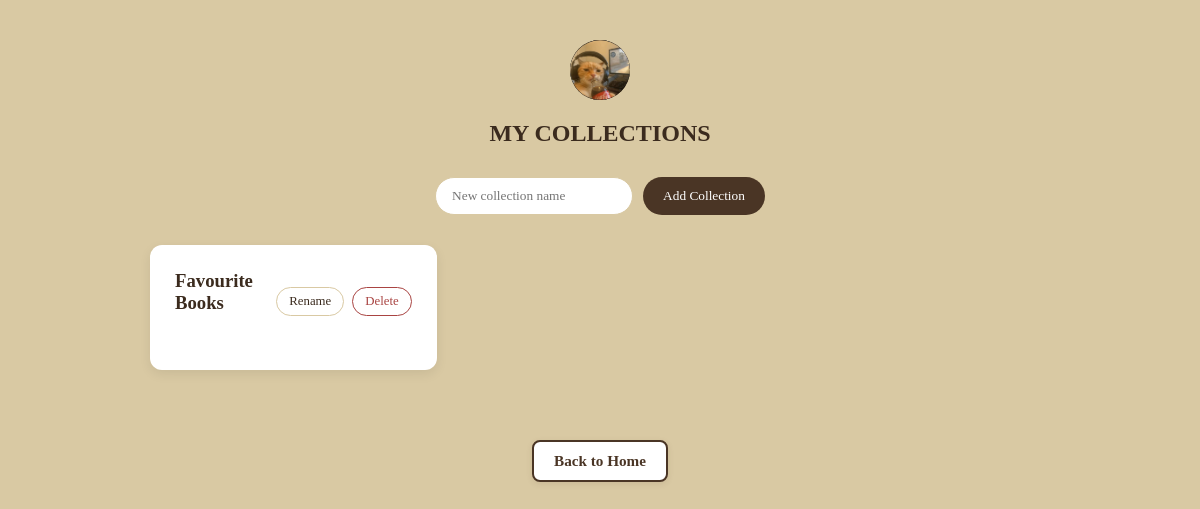
The page /collections/ (signed in) on the database as committed earlier.
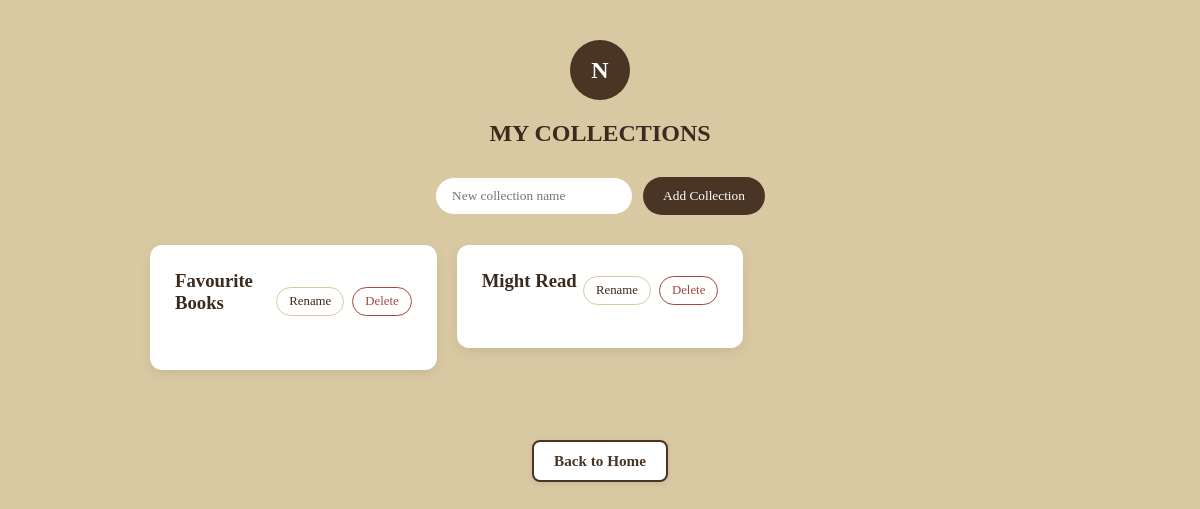
The same page on the database as committed later.
### catalog/models.py (models this page shows, shortened)
class UserProfile(models.Model):
    user = models.OneToOneField(User, on_delete=models.CASCADE)
    full_name = models.CharField(max_length=150, blank=True)
    bio = models.TextField(blank=True)
    profile_picture = models.ImageField(upload_to='profile_pics/', blank=True, null=True)
    is_verified = models.BooleanField(default=False)
    verification_token = models.CharField(max_length=100, blank=True, null=True)

class Shelf(models.Model):
    shelf_id = models.AutoField(primary_key=True)
    shelf_name = models.CharField(max_length=100)
    user = models.ForeignKey(User, on_delete=models.CASCADE, related_name='shelves')

### catalog/views.py (the view)
# urls.py: path('collections/', views.collections, name='collections'),
@login_required(login_url='login')
def collections(request):
    my_collections = Shelf.objects.filter(user=request.user)
    profile = UserProfile.objects.get_or_create(user=request.user)[0]
    context = {
        'collections': my_collections,
        'username': request.user.username,
        'profile': profile,
    }
    return render(request, 'catalog/collections.html', context)

### catalog/templates/catalog/collections.html (shortened to what this page needs)
<!DOCTYPE html>
<html lang="en">
<head>
    {% load static %}
    <link rel="stylesheet" href="{% static 'catalog/shelves.css' %}">
</head>
<body class="shelves-background">
    <div class="shelves-header">
    {% if profile.profile_picture %}
    <img src="{{ profile.profile_picture.url }}" class="avatar-circle" alt="Profile Picture">
    {% else %}
        <div class="avatar-circle">{{ username.0|upper }}</div>
    {% endif %}
        <h2>MY COLLECTIONS</h2>
    </div>
    <form action="{% url 'add_shelf' %}" method="POST" class="add-shelf-form">
        <input type="text" name="shelf_name" placeholder="New collection name" required>
        <button type="submit" class="submit-btn">Add Collection</button>
    </form>
    <div class="shelves-list">
        {% for collection in collections %}
            <div class="shelf-card" style="cursor: pointer;" onclick="location.href=`{% url 'collection_detail' collection.shelf_id %}`">
                <div class="shelf-header">
                    <h3>{{ collection.shelf_name }}</h3>
                    <div class="shelf-actions" onclick="event.stopPropagation();">
                        <button class="rename-toggle" type="button" onclick="toggleRename('{{ collection.shelf_id }}')">Rename</button>
                        <form action="{% url 'delete_shelf' %}" method="POST" style="display:inline;" onsubmit="return confirm('Delete this collection?');">
                            <button type="submit" class="delete-btn">Delete</button>
                        </form>
                    </div>
                </div>
            </div>
        {% empty %}
            <p class="empty-shelf" style="text-align: center;">No collections created yet.</p>
        {% endfor %}
    </div>
   <div style="text-align: center; margin: 70px 0 40px 0;">
    <a href="{% url 'index' %}" style="display: inline-block; background-color: #ffffff; color: #4a3525; border: 2px solid #4a3525; padding: 10px 20px; border-radius: 8px; text-decoration: none; font-weight: bold; font-size: 0.95rem; box-shadow: 0 2px 6px rgba(74, 53, 37, 0.1); transition: all 0.2s ease;" onmouseover="this.style.backgroundColor='#4a3525'; this.style.color='#ffffff';" onmouseout="this.style.backgroundColor='#ffffff'; this.style.color='#4a3525';">
        Back to Home
    </a>
</div>
</body>
</html>

Rows that differ between the two databases and show on the page:
no longer on this page (row edited): UserProfile: profile_picture (picture)
added Shelf: shelf_name "Might Read"
Other text that changed with them:
{{ username.0|upper }}: (not shown) → "N"
